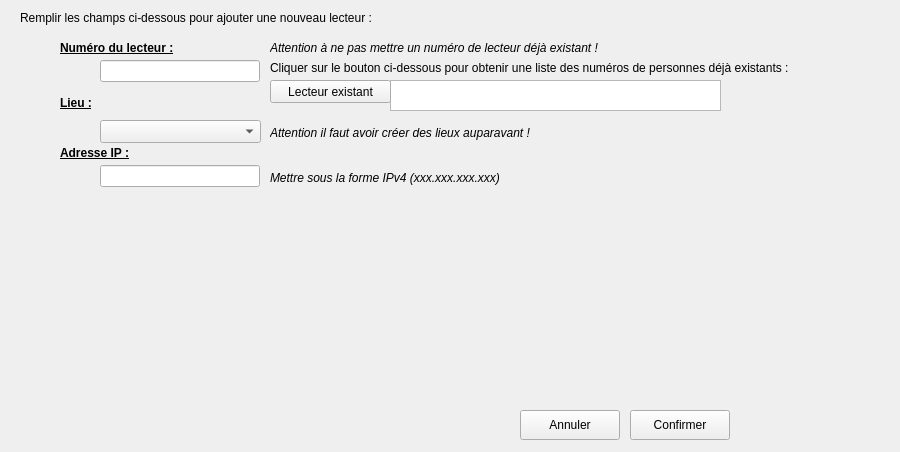
      <widget class="QWidget" name="page_4">
       <property name="geometry">
        <rect>
         <x>0</x>
         <y>0</y>
         <width>900</width>
         <height>452</height>
        </rect>
       </property>
       <attribute name="label">
        <string>Ajouter un nouveau Lecteur</string>
       </attribute>
       <widget class="QPushButton" name="btAnnulerPersAdd_2">
        <property name="geometry">
         <rect>
          <x>520</x>
          <y>410</y>
          <width>100</width>
          <height>30</height>
         </rect>
        </property>
        <property name="text">
         <string>Annuler</string>
        </property>
        <property name="icon">
         <iconset>
          <normaloff>ressources/ButtonClose.png</normaloff>ressources/ButtonClose.png</iconset>
        </property>
       </widget>
       <widget class="QLabel" name="label_141">
        <property name="geometry">
         <rect>
          <x>60</x>
          <y>40</y>
          <width>171</width>
          <height>16</height>
         </rect>
        </property>
        <property name="font">
         <font>
          <weight>75</weight>
          <bold>true</bold>
          <underline>true</underline>
         </font>
        </property>
        <property name="text">
         <string>Numéro du lecteur :</string>
        </property>
       </widget>
       <widget class="QLabel" name="label_145">
        <property name="geometry">
         <rect>
          <x>60</x>
          <y>145</y>
          <width>91</width>
          <height>16</height>
         </rect>
        </property>
        <property name="font">
         <font>
          <weight>75</weight>
          <bold>true</bold>
          <underline>true</underline>
         </font>
        </property>
        <property name="text">
         <string>Adresse IP :</string>
        </property>
       </widget>
       <widget class="QLabel" name="label_146">
        <property name="geometry">
         <rect>
          <x>270</x>
          <y>40</y>
          <width>411</width>
          <height>16</height>
         </rect>
        </property>
        <property name="font">
         <font>
          <italic>true</italic>
         </font>
        </property>
        <property name="text">
         <string>Attention à ne pas mettre un numéro de lecteur déjà existant !</string>
        </property>
       </widget>
       <widget class="QLabel" name="label_147">
        <property name="geometry">
         <rect>
          <x>60</x>
          <y>95</y>
          <width>121</width>
          <height>16</height>
         </rect>
        </property>
        <property name="font">
         <font>
          <weight>75</weight>
          <bold>true</bold>
          <underline>true</underline>
         </font>
        </property>
        <property name="text">
         <string>Lieu :</string>
        </property>
       </widget>
       <widget class="QTextEdit" name="txtPersExistantAdd_2">
        <property name="enabled">
         <bool>true</bool>
        </property>
        <property name="geometry">
         <rect>
          <x>390</x>
          <y>80</y>
          <width>331</width>
          <height>31</height>
         </rect>
        </property>
        <property name="cursor" stdset="0">
         <cursorShape>ForbiddenCursor</cursorShape>
        </property>
        <property name="readOnly">
         <bool>true</bool>
        </property>
       </widget>
       <widget class="QLabel" name="label_151">
        <property name="geometry">
         <rect>
          <x>270</x>
          <y>170</y>
          <width>381</width>
          <height>16</height>
         </rect>
        </property>
        <property name="font">
         <font>
          <italic>true</italic>
         </font>
        </property>
        <property name="text">
         <string>Mettre sous la forme IPv4 (xxx.xxx.xxx.xxx)</string>
        </property>
       </widget>
       <widget class="QLineEdit" name="lEditPersPrenomAdd_2">
        <property name="geometry">
         <rect>
          <x>100</x>
          <y>165</y>
          <width>160</width>
          <height>22</height>
         </rect>
        </property>
       </widget>
       <widget class="QPushButton" name="btOkPersAdd_2">
        <property name="geometry">
         <rect>
          <x>630</x>
          <y>410</y>
          <width>100</width>
          <height>30</height>
         </rect>
        </property>
        <property name="text">
         <string>Confirmer</string>
        </property>
        <property name="icon">
         <iconset>
          <normaloff>ressources/bt_ok.png</normaloff>ressources/bt_ok.png</iconset>
        </property>
       </widget>
       <widget class="QLineEdit" name="lEditPersNumAdd_2">
        <property name="geometry">
         <rect>
          <x>100</x>
          <y>60</y>
          <width>160</width>
          <height>22</height>
         </rect>
        </property>
       </widget>
       <widget class="QLabel" name="label_113">
        <property name="geometry">
         <rect>
          <x>20</x>
          <y>10</y>
          <width>421</width>
          <height>16</height>
         </rect>
        </property>
        <property name="text">
         <string>Remplir les champs ci-dessous pour ajouter une nouveau lecteur :</string>
        </property>
       </widget>
       <widget class="QPushButton" name="btPersExistant_2">
        <property name="geometry">
         <rect>
          <x>270</x>
          <y>80</y>
          <width>121</width>
          <height>23</height>
         </rect>
        </property>
        <property name="text">
         <string>Lecteur existant</string>
        </property>
       </widget>
       <widget class="QLabel" name="label_155">
        <property name="geometry">
         <rect>
          <x>270</x>
          <y>60</y>
          <width>591</width>
          <height>16</height>
         </rect>
        </property>
        <property name="text">
         <string>Cliquer sur le bouton ci-dessous pour obtenir une liste des numéros de personnes déjà existants :</string>
        </property>
       </widget>
       <widget class="QComboBox" name="comboBox_3">
        <property name="geometry">
         <rect>
          <x>100</x>
          <y>120</y>
          <width>161</width>
          <height>23</height>
         </rect>
        </property>
       </widget>
       <widget class="QLabel" name="label_148">
        <property name="geometry">
         <rect>
          <x>270</x>
          <y>125</y>
          <width>411</width>
          <height>16</height>
         </rect>
        </property>
        <property name="font">
         <font>
          <italic>true</italic>
         </font>
        </property>
        <property name="text">
         <string>Attention il faut avoir créer des lieux auparavant !</string>
        </property>
       </widget>
       <widget class="QLabel" name="label_191">
        <property name="geometry">
         <rect>
          <x>840</x>
          <y>0</y>
          <width>51</width>
          <height>51</height>
         </rect>
        </property>
        <property name="text">
         <string/>
        </property>
        <property name="pixmap">
         <pixmap>ressources/new.png</pixmap>
        </property>
       </widget>
      </widget>
